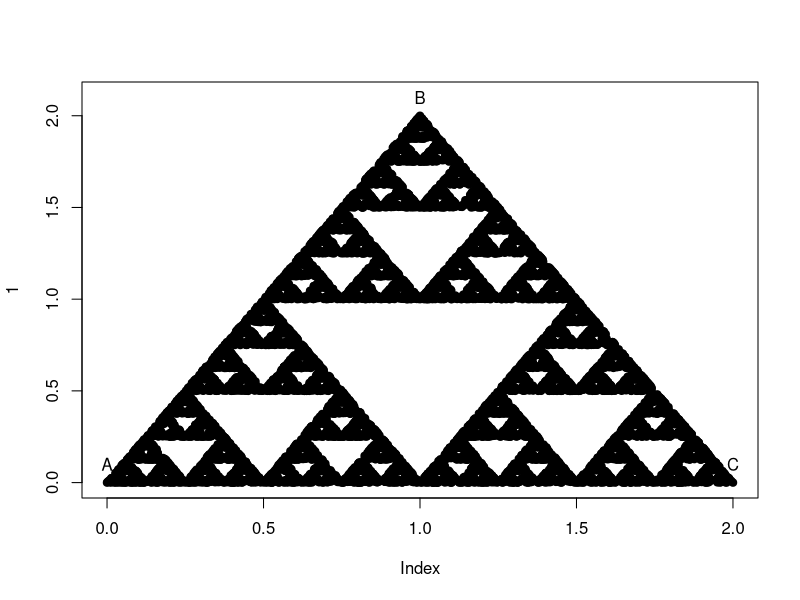

Write the R code that produced this figure.
# Chaos Game Using Base Graphics and plot() function

plot(1, xlim = c(0, 2), ylim = c(0, 2.1), type = "n")
x <- c(0, 1, 2)
y <- c(0, 2, 0)
points(x, y, pch = 19)
labels <- c("A", "B", "C")
text(x, y + .1, labels)
segments(0, 0, 2, 0)
segments(0, 0, 1, 2)
segments(1, 2, 2, 0)
points(1, 1, pch = 19)

startX <- 1
startY <- 1

for(i in 1:10000){
  
  myvertices <- c("A", "B", "C")
  mysample <- sample(myvertices, 1)
  
  if(mysample == "A") {
    midX <- (startX + 0) / 2
    midY <- (startY + 0) / 2
  } else if(mysample =="B"){
    midX <- (startX + 1) / 2
    midY <- (startY + 2) / 2
  } else {
    midX <- (startX + 2) / 2
    midY <- (startY + 0) / 2
  }
  
  points(midX, midY, pch = 19)
  
  startX <- midX
  startY <- midY
  
}
